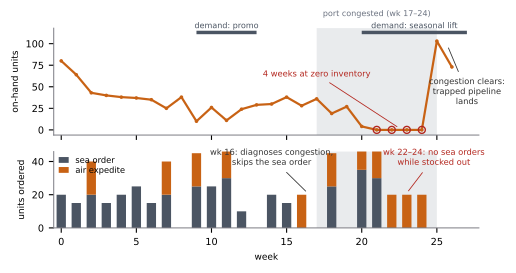

This chart was generated by the following Python code:
# Figure 3 (appendix): seed-1 freeze timeline. Reads ONLY the raw trace.
import re
from pathlib import Path

import matplotlib
matplotlib.use("Agg")
import matplotlib.pyplot as plt

TRACE = (Path(__file__).resolve().parents[2] / "backend" / "runs" / "ladder-v1"
         / "anthropic-claude-sonnet-5" / "seed1-rich.chat.txt")
text = TRACE.read_text()

# start-of-week inventory: WEEK 0 SITUATION line, then "WORLD ADVANCED -> week N ... SITUATION inv X"
inv = {0: int(re.search(r"WEEK 0 SITUATION\s+inv (\d+)", text).group(1))}
for m in re.finditer(r"WORLD ADVANCED -> week (\d+).*?\n\s+SITUATION\s+inv (\d+)", text):
    inv[int(m.group(1))] = int(m.group(2))

# per deciding week: sea order qty and air qty
sea, air = {}, {}
blocks = re.split(r"=+ DECIDING WEEK (\d+) =+", text)
for i in range(1, len(blocks), 2):
    wk, body = int(blocks[i]), blocks[i + 1]
    q = re.search(r"place_order\(qty=(\d+)", body)
    sea[wk] = int(q.group(1)) if q else 0
    a = re.search(r"expedite_air\(qty=(\d+)", body)
    air[wk] = int(a.group(1)) if a else 0

weeks = list(range(26))  # decisions cover weeks 0-25; week-26 row is the end state
assert sorted(inv) == list(range(27)) and len(sea) == 26, (len(inv), len(sea))
zero_weeks = [w for w in weeks if inv[w] == 0]
assert zero_weeks == [21, 22, 23, 24], zero_weeks  # the documented freeze
assert [w for w in range(14, 26) if sea[w] == 0] == [16, 17, 19, 22, 23, 24, 25]

# truth windows for seed 1 (case-studies.md / appendix table)
PORT = (17, 24); SEAS = (20, 26); PROMO = (9, 12)

AGENT = "#C86214"; GRAY = "#4B5563"; BAND = "#9CA3AF"
plt.rcParams.update({"font.family": "sans-serif", "font.size": 7,
                     "axes.edgecolor": "#787880", "axes.linewidth": 0.7})
fig, (ax1, ax2) = plt.subplots(2, 1, figsize=(5.5, 2.6), sharex=True,
                               gridspec_kw={"height_ratios": [1.4, 1], "hspace": 0.18})

for ax in (ax1, ax2):
    ax.axvspan(PORT[0], PORT[1] + 1, color=BAND, alpha=0.22, zorder=0, lw=0)
    ax.spines[["top", "right"]].set_visible(False)
    ax.set_xlim(-0.5, 27.8)

# regime windows as rugs above the top panel (clip_on=False keeps them outside)
for (a, b), lab, y in ((PROMO, "demand: promo", 113),
                       (SEAS, "demand: seasonal lift", 113)):
    ax1.plot([a, b + 1], [y, y], color=GRAY, lw=2.5, solid_capstyle="butt",
             clip_on=False)
    ax1.text((a + b + 1) / 2, y + 5, lab, ha="center", fontsize=5.8,
             color=GRAY, clip_on=False)
ax1.text((PORT[0] + PORT[1] + 1) / 2, 132, "port congested (wk 17–24)",
         ha="center", fontsize=5.8, color="#6B7280", clip_on=False)

ax1.plot(weeks + [26], [inv[w] for w in weeks] + [inv[26]], color=AGENT,
         lw=1.6, marker="o", ms=2.6, mec="none")
ax1.scatter(zero_weeks, [0] * 4, s=26, facecolors="none",
            edgecolors="#B3261E", lw=1.0, zorder=5)
ax1.annotate("4 weeks at zero inventory", xy=(22.5, 2), xytext=(17.0, 62),
             fontsize=6, color="#B3261E", ha="center",
             arrowprops=dict(arrowstyle="-", color="#B3261E", lw=0.6))
ax1.annotate("congestion clears:\ntrapped pipeline\nlands", xy=(25.7, 98),
             xytext=(27.0, 30), fontsize=6, color="#333", ha="center",
             arrowprops=dict(arrowstyle="-", color="#333", lw=0.6))
ax1.set_ylabel("on-hand units", fontsize=6.5)
ax1.set_ylim(-6, 118)

ax2.bar(weeks, [sea[w] for w in weeks], width=0.62, color=GRAY, label="sea order")
ax2.bar(weeks, [air[w] for w in weeks], width=0.62,
        bottom=[sea[w] for w in weeks], color=AGENT, label="air expedite")
ax2.annotate("wk 16: diagnoses congestion,\nskips the sea order", xy=(16.4, 21),
             xytext=(14.0, 38), fontsize=6, color="#333", ha="center",
             arrowprops=dict(arrowstyle="-", color="#333", lw=0.6))
ax2.annotate("wk 22–24: no sea orders\nwhile stocked out", xy=(23, 21),
             xytext=(24.8, 38), fontsize=6, color="#B3261E", ha="center",
             arrowprops=dict(arrowstyle="-", color="#B3261E", lw=0.6))
ax2.set_ylabel("units ordered", fontsize=6.5)
ax2.set_xlabel("week", fontsize=6.5)
ax2.set_ylim(0, 46)
ax2.set_xticks(range(0, 26, 5))
ax2.legend(fontsize=6, frameon=False, loc="upper left", handlelength=1.2,
           borderpad=0.1, labelspacing=0.2)

fig.savefig(Path(__file__).parent / "fig3.pdf", bbox_inches="tight")
fig.savefig(Path(__file__).parent / "fig3-preview.png", dpi=200, bbox_inches="tight")
print("written fig3.pdf; zero weeks", zero_weeks)
